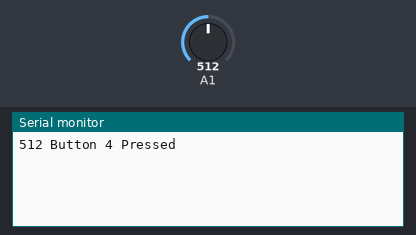
Recording of a sketch running on a simulated Arduino Uno, built with avr-gcc and run on an emulated ATmega328P. Parts: the last lines printed to the serial monitor. Inputs (shaded band) come from the test bench; at power-on: A1 = 512.

Above: at 1.2 s.
1.3 s: A1 set to 340
At 2.4 s:
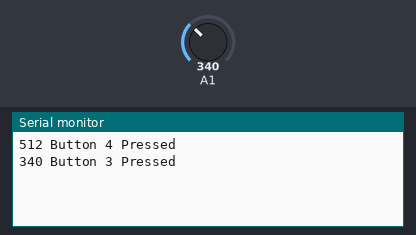
2.8 s: A1 set to 240
At 3.5 s:
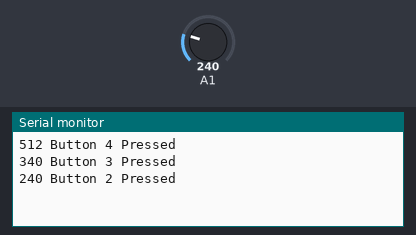
4.3 s: A1 set to 306
At 5.0 s:
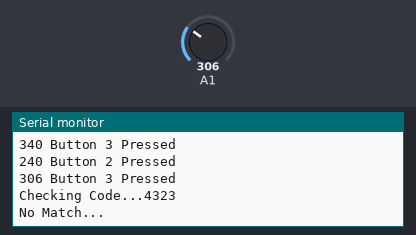
Timing chart, 0 to 7.3 s (numbered marks = the images above; inputs shaded):
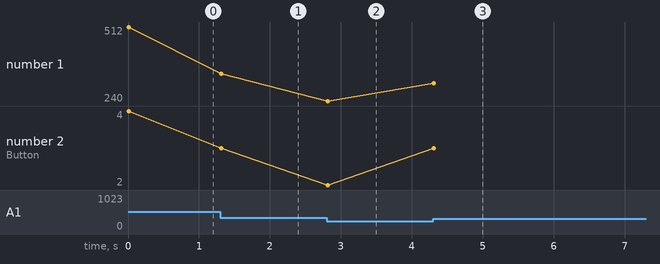

Measured:
- after the input at 1.3 s, the serial monitor: prints a new line at once (image 1)
- after the input at 2.8 s, the serial monitor: prints a new line at once (image 2)
- after the input at 4.3 s, the serial monitor: prints a new line at once (image 3)
- plotted number 1: 512 → 340 after the input at 1.3 s, 340 → 240 after the input at 2.8 s, 240 → 306 after the input at 4.3 s
- plotted number 2: 4 → 3 after the input at 1.3 s, 3 → 2 after the input at 2.8 s

The sketch:

testButton.ino
```cpp
int buttonVal = 0;
int valueTrack[1] = {0};
int disarmCode[4] = {4,2,3,1};
int armCode[4] = {1,3,2,4};
int runningCode[4] = {0,0,0,0};
void setup()
{
  Serial.begin(9600);
  pinMode(A1, INPUT);
}

void loop()
{
  buttonVal = analogRead(A1);
  delay(10);
    // to counter numbers like 121 122 123 120 121 122
    if(buttonVal > 0)
    {
      if((valueTrack[0] > buttonVal+40)||(valueTrack[0] < buttonVal-40))
      {
        Serial.print(buttonVal);
        systemArming(convertButton(buttonVal));
        valueTrack[0]=buttonVal;
      }
    }
}

boolean systemArming(int x)
{
  if(runningCode[0]==0)
  {
    runningCode[0] = x;
    return true;
  }
  else if(runningCode[1]==0)
  {
    runningCode[1] = x;
    return true;
  }
  else if(runningCode[2]==0)
  {
    runningCode[2] = x;
    return true;
  }
  else if(runningCode[3]==0)
  {
    runningCode[3] = x;
    codeCheck();
    return true;
  }
  else
  {
    return false;
  }
}

boolean codeCheck()
{
  Serial.print("Checking Code...");
  Serial.println(runningCode[3] + (runningCode[2]*10) + (runningCode[1]*100) + (runningCode[0]*1000));
  //Later we can change 4 to size of the array if they want longer codes
  if(runningCode[0]==disarmCode[0])
  {
    if(runningCode[1]==disarmCode[1])
    {
      if(runningCode[2]==disarmCode[2])
      {
        if(runningCode[3]==disarmCode[3])
        {
          Serial.println("Code Match: Security System Disarmed...");
          antiTheftDisable();
          clearRunningCode();
          return true;
        }
      }
    }
  }
  if(runningCode[0]==armCode[0])
  {
      if(runningCode[1]==armCode[1])
      {
        if(runningCode[2]==armCode[2])
        {
          if(runningCode[3]==armCode[3])
          {
            Serial.println("Code Match: Security System Armed...");
            antiTheftEnable();
            clearRunningCode();
            return true;
          }
        }
      }
    }
  Serial.println("No Match...");
  clearRunningCode();
  return false;
}

void clearRunningCode()
{
  runningCode[0]=0;
  runningCode[1]=0;
  runningCode[2]=0;
  runningCode[3]=0;

  valueTrack[0]=0;
}


void antiTheftEnable()
{
  tone(9, 300, 500);
    delay(600);
  tone(9, 500, 500);
    delay(600);
  tone(9, 700, 500);
}
void antiTheftDisable()
{
  tone(9, 500, 500);
  delay(600);
  tone(9, 300, 500);
  delay(600);
  tone(9, 500, 500);
}

int convertButton(int aReadInput)
{
  if((aReadInput > 0) && (aReadInput < 125))
  {
    Serial.println(" Button 1 Pressed");
    return 1;
  }
  else if((aReadInput < 250) && (aReadInput >=125))
  {
     Serial.println(" Button 2 Pressed");
    return 2;
  }
  else if((250 <= aReadInput) && (aReadInput < 350))
  {
     Serial.println(" Button 3 Pressed");
    return 3;
  }
  else if(350 < aReadInput)
  {
     Serial.println(" Button 4 Pressed");
    return 4;
  }
  else
  {
    return -1;
  }
}
```
